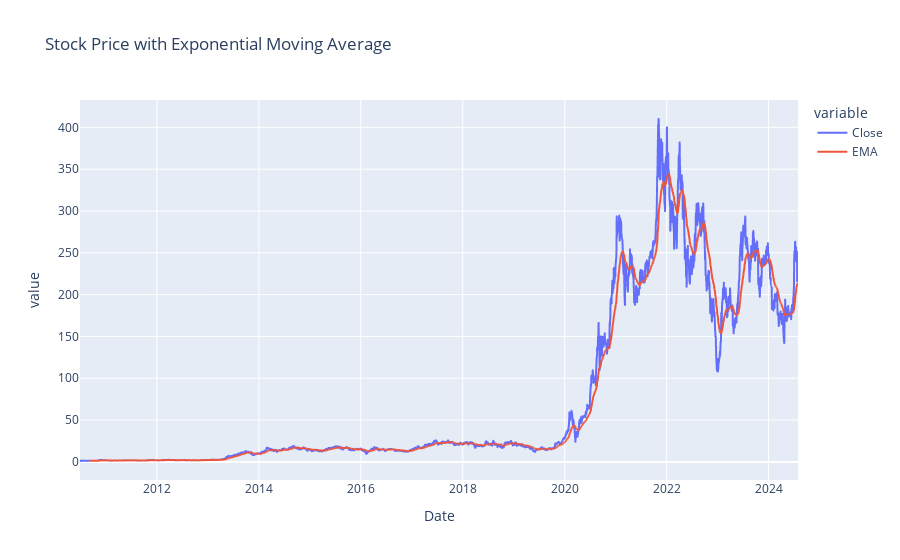

The notebook cell this image was saved under:
### Code cell
plot.plot_ema(data)

### Figure 1 — Plotly figure (JSON) as saved in the notebook; plotly's stock layout.template omitted (floating-point values rounded to 4 significant figures; data arrays with more than 128 entries replaced by an {"elided": "..."} marker saying what was removed)
{"data": [{"hovertemplate": "variable=Close<br>Date=%{x}<br>value=%{y}<extra></extra>", "legendgroup": "Close", "line": {"color": "#636efa", "dash": "solid"}, "marker": {"symbol": "circle"}, "mode": "lines", "name": "Close", "showlegend": true, "type": "scattergl", "x": {"elided": "3545 str values"}, "xaxis": "x", "y": {"elided": "3545 float values"}, "yaxis": "y"}, {"hovertemplate": "variable=EMA<br>Date=%{x}<br>value=%{y}<extra></extra>", "legendgroup": "EMA", "line": {"color": "#EF553B", "dash": "solid"}, "marker": {"symbol": "circle"}, "mode": "lines", "name": "EMA", "showlegend": true, "type": "scattergl", "x": {"elided": "3545 str values"}, "xaxis": "x", "y": {"elided": "3545 float values"}, "yaxis": "y"}], "layout": {"legend": {"title": {"text": "variable"}, "tracegroupgap": 0}, "title": {"text": "Stock Price with Exponential Moving Average"}, "xaxis": {"anchor": "y", "domain": [0, 1], "title": {"text": "Date"}}, "yaxis": {"anchor": "x", "domain": [0, 1], "title": {"text": "value"}}}}
